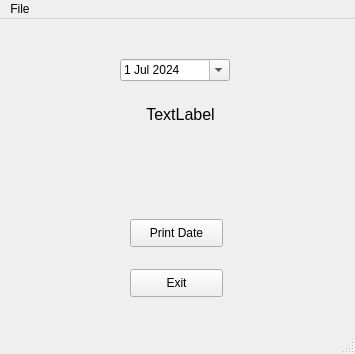
<?xml version="1.0" encoding="UTF-8"?>
<ui version="4.0">
 <class>mainWindow</class>
 <widget class="QMainWindow" name="mainWindow">
  <property name="geometry">
   <rect>
    <x>0</x>
    <y>0</y>
    <width>355</width>
    <height>354</height>
   </rect>
  </property>
  <property name="windowTitle">
   <string>Date Selector Example</string>
  </property>
  <widget class="QWidget" name="centralwidget">
   <widget class="QPushButton" name="btnExit">
    <property name="geometry">
     <rect>
      <x>130</x>
      <y>250</y>
      <width>93</width>
      <height>28</height>
     </rect>
    </property>
    <property name="text">
     <string>Exit</string>
    </property>
   </widget>
   <widget class="QDateEdit" name="dateEdit">
    <property name="geometry">
     <rect>
      <x>120</x>
      <y>40</y>
      <width>110</width>
      <height>22</height>
     </rect>
    </property>
    <property name="calendarPopup">
     <bool>true</bool>
    </property>
    <property name="date">
     <date>
      <year>2024</year>
      <month>7</month>
      <day>1</day>
     </date>
    </property>
   </widget>
   <widget class="QLabel" name="label">
    <property name="geometry">
     <rect>
      <x>20</x>
      <y>80</y>
      <width>321</width>
      <height>31</height>
     </rect>
    </property>
    <property name="font">
     <font>
      <pointsize>12</pointsize>
     </font>
    </property>
    <property name="text">
     <string>TextLabel</string>
    </property>
    <property name="alignment">
     <set>Qt::AlignCenter</set>
    </property>
   </widget>
   <widget class="QPushButton" name="btnDate">
    <property name="geometry">
     <rect>
      <x>130</x>
      <y>200</y>
      <width>93</width>
      <height>28</height>
     </rect>
    </property>
    <property name="text">
     <string>Print Date</string>
    </property>
   </widget>
  </widget>
  <widget class="QMenuBar" name="menubar">
   <property name="geometry">
    <rect>
     <x>0</x>
     <y>0</y>
     <width>355</width>
     <height>26</height>
    </rect>
   </property>
   <widget class="QMenu" name="menuFile">
    <property name="title">
     <string>File</string>
    </property>
    <addaction name="actExit"/>
   </widget>
   <addaction name="menuFile"/>
  </widget>
  <widget class="QStatusBar" name="statusbar"/>
  <action name="actExit">
   <property name="text">
    <string>Exit</string>
   </property>
  </action>
 </widget>
 <resources/>
 <connections/>
</ui>
